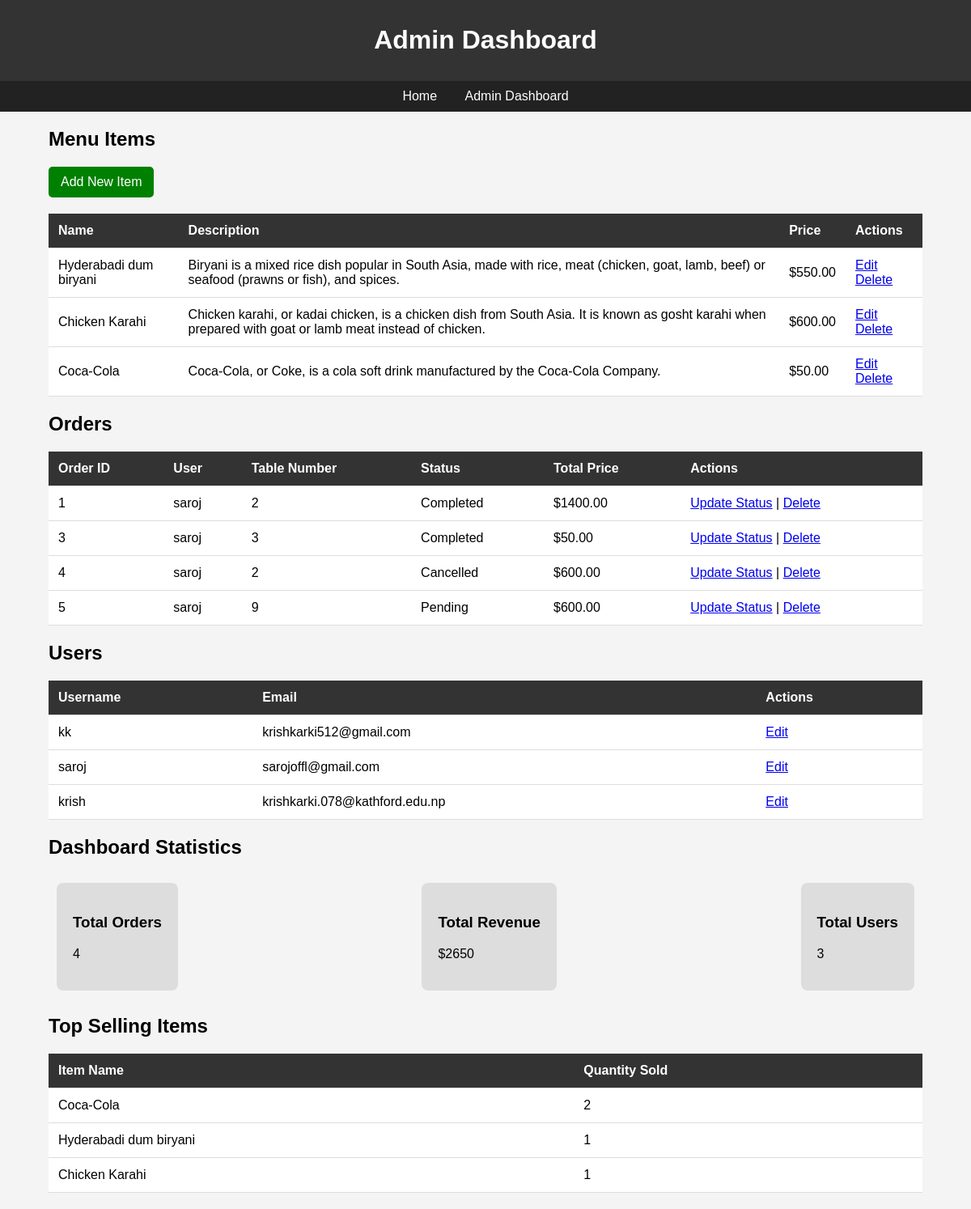
The page /admin_dashboard/ (signed in) on the database its author committed.
### menu/models.py (models this page shows, shortened)
class MenuItem(models.Model):
    name = models.CharField(max_length=255)
    description = models.TextField()
    price = models.DecimalField(max_digits=6, decimal_places=2)
    image_url = models.CharField(max_length=500)

class Order(models.Model):
    user = models.ForeignKey(User, on_delete=models.CASCADE)
    table_number = models.PositiveIntegerField(null=True, blank=True)
    total_price = models.DecimalField(max_digits=10, decimal_places=2)
    status = models.CharField(max_length=50, default='Pending')
    created_at = models.DateTimeField(auto_now_add=True)

class User(AbstractUser):
    email_confirmed = models.BooleanField(default=False)
    otp = models.CharField(max_length=6, null=True, blank=True)
    otp_expiration = models.DateTimeField(null=True, blank=True)
    phone_number = models.CharField(max_length=15, null=True, blank=True)

### menu/admin_views.py (the view)
# urls.py: path('admin_dashboard/', admin_views.admin_dashboard, name='admin_dashboard'),
@login_required
@user_passes_test(is_admin)
def admin_dashboard(request):
    menu_items = MenuItem.objects.all()
    orders = Order.objects.all()
    users = User.objects.all()
    total_orders = orders.count()
    total_revenue = orders.aggregate(Sum('total_price'))['total_price__sum'] or 0
    total_users = users.count()
    top_items = (
        OrderItem.objects.values('menu_item__name')
        .annotate(total_sold=Sum('quantity'))
        .order_by('-total_sold')[:5]
    )
    return render(request, 'admin_dashboard.html', {
        'menu_items': menu_items,
        'orders': orders,
        'users': users,
        'total_orders': total_orders,
        'total_revenue': total_revenue,
        'total_users': total_users,
        'top_items': top_items,
    })

### menu/admin_views.py (called while the page is built)
def is_admin(user):
    return user.is_superuser

### menu/templates/admin_dashboard.html (shortened to what this page needs)
<!DOCTYPE html>
<html lang="en">
<head>
</head>
<body>
<header>
    <h1>Admin Dashboard</h1>
</header>
<nav>
    <a href="/">Home</a>
    <a href="{% url 'admin_dashboard' %}">Admin Dashboard</a>
</nav>
<div class="container">
    <h2>Menu Items</h2>
    <a href="{% url 'add_menu_item' %}" style="display: inline-block; padding: 10px 15px; background-color: green; color: white; text-decoration: none; border-radius: 5px;">Add New Item</a>
    <table>
        <tr>
            <th>Name</th>
            <th>Description</th>
            <th>Price</th>
            <th>Actions</th>
        </tr>
        {% for item in menu_items %}
        <tr>
            <td>{{ item.name }}</td>
            <td>{{ item.description }}</td>
            <td>${{ item.price }}</td>
            <td>
                <a href="{% url 'edit_menu_item' item.id %}">Edit</a>
                <a href="{% url 'delete_menu_item' item.id %}">Delete</a>
            </td>
        </tr>
        {% endfor %}
    </table>
    <h2>Orders</h2>
<table>
    <tr>
        <th>Order ID</th>
        <th>User</th>
        <th>Table Number</th>
        <th>Status</th>
        <th>Total Price</th>
        <th>Actions</th>
    </tr>
    {% for order in orders %}
    <tr>
        <td>{{ order.id }}</td>
        <td>{{ order.user.username }}</td>
        <td>{{ order.table_number }}</td>
        <td>{{ order.status }}</td>
        <td>${{ order.total_price }}</td>
        <td>
            <a href="{% url 'update_order_status' order.id %}">Update Status</a> |
            <a href="{% url 'delete_order' order.id %}">Delete</a>
        </td>
    </tr>
    {% endfor %}
</table>
    <h2>Users</h2>
    <table>
        <tr>
            <th>Username</th>
            <th>Email</th>
            <th>Actions</th>
        </tr>
        {% for user in users %}
        <tr>
            <td>{{ user.username }}</td>
            <td>{{ user.email }}</td>
            <td>
                <a href="{% url 'edit_user' user.id %}">Edit</a>
            </td>
        </tr>
        {% endfor %}
    </table>
<h2>Dashboard Statistics</h2>
<div style="display: flex; justify-content: space-between; padding: 10px;">
    <div style="background: #ddd; padding: 20px; border-radius: 8px;">
        <h3>Total Orders</h3>
        <p>{{ total_orders }}</p>
    </div>
    <div style="background: #ddd; padding: 20px; border-radius: 8px;">
        <h3>Total Revenue</h3>
        <p>${{ total_revenue }}</p>
    </div>
    <div style="background: #ddd; padding: 20px; border-radius: 8px;">
        <h3>Total Users</h3>
        <p>{{ total_users }}</p>
    </div>
</div>
<h2>Top Selling Items</h2>
<table>
    <tr>
        <th>Item Name</th>
        <th>Quantity Sold</th>
    </tr>
    {% for item in top_items %}
    <tr>
        <td>{{ item.menu_item__name }}</td>
        <td>{{ item.total_sold }}</td>
    </tr>
    {% empty %}
    <tr>
        <td colspan="2">No sales yet</td>
    </tr>
    {% endfor %}
</table>
</div>
</body>
</html>

### menu/templates/admin_dashboard.html (style rules this page uses)
body { font-family: Arial, sans-serif; margin: 0; padding: 0; background-color: #f4f4f4; }
header { background-color: #333; color: white; padding: 10px 20px; text-align: center; }
nav { background-color: #222; padding: 10px; text-align: center; }
nav a { color: white; margin: 0 15px; text-decoration: none; }
table { width: 100%; border-collapse: collapse; margin: 20px 0; background-color: white; }
table th, table td { padding: 12px; text-align: left; border-bottom: 1px solid #ddd; }
table th { background-color: #333; color: white; }
.container { width: 90%; margin: 0 auto; }

### rows shown on the page
MenuItem: name "Hyderabadi dum biryani", description "Biryani is a mixed rice dish popular in South Asia, made with rice, meat (chicken, goat, lamb, beef) or seafood (prawns or fish), and spices.", price "550.00", menu_item__name "Hyderabadi dum biryani", total_sold "1"
MenuItem: name "Chicken Karahi", description "Chicken karahi, or kadai chicken, is a chicken dish from South Asia. It is known as gosht karahi when prepared with goat or lamb meat instead of chicken.", price "600.00"
MenuItem: name "Coca-Cola", description "Coca-Cola, or Coke, is a cola soft drink manufactured by the Coca-Cola Company.", price "50.00"
Order: id "1", user.username "saroj", table_number "2", status "Completed", total_price "1400.00"
Order: id "3", user.username "saroj", table_number "3", status "Completed", total_price "50.00"
Order: id "4", user.username "saroj", table_number "2", status "Cancelled", total_price "600.00"
Order: id "5", user.username "saroj", table_number "9", status "Pending", total_price "600.00"
User: username "kk", email "krishkarki512@gmail.com"
User: username "saroj", email "sarojoffl@gmail.com"
User: username "krish", email "krishkarki.078@kathford.edu.np"

### other values the page prints
{{ total_orders }} "4"
{{ total_revenue }} "2650"
{{ total_users }} "3"
{{ item.menu_item__name }} "Coca-Cola" "Chicken Karahi"
{{ item.total_sold }} "2" "1"
